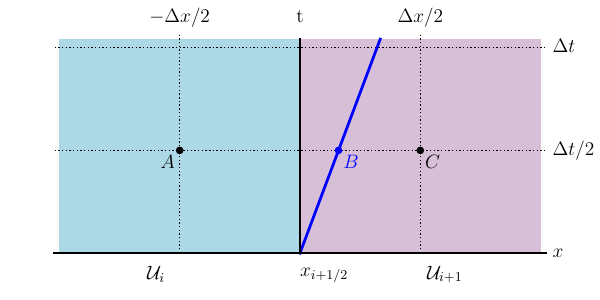

The script that saved this image:
#!/usr/bin/env python3

#-----------------------------------------------------------------
# Create a plot for advection WAF method
#-----------------------------------------------------------------


import numpy as np
from matplotlib import pyplot as plt
import matplotlib
import matplotlib.patches as patches

params = {
    'axes.labelsize': 12,
    'axes.titlesize': 14,
    'font.size': 14,
    'font.family': 'serif',
    'font.serif': 'DejaVu Sans',
    'legend.fontsize': 12,
    'xtick.labelsize': 10,
    'ytick.labelsize': 10,
    'text.usetex': True,
    'figure.subplot.left'    : 0.05,
    'figure.subplot.right'   : 0.95,
    'figure.subplot.bottom'  : 0.12,
    'figure.subplot.top'     : 0.92,
    'figure.subplot.wspace'  : 0.25,
    'figure.subplot.hspace'  : 0.25,
    'figure.dpi' : 200,
    'lines.markersize' : 6,
    'lines.linewidth' : 2.
}

matplotlib.rcParams.update(params)

xmin = -10
xmax = -xmin
dx = (xmax - xmin) * 0.01
ymin = 0
ymax = 10

fig = plt.figure(figsize=(6, 3))
ax = fig.add_subplot(111)
ax.axis("off")

ax.plot([xmin-dx, xmax+dx], [0, 0], 'k', zorder=10) # x axis
ax.plot([0, 0], [ymin, ymax], 'k', zorder=10)       # t axis

ax.plot([xmin-dx, xmax+dx], [4.8, 4.8], 'k', ls=':', lw=1.) # dt/2 line
ax.plot([xmin-dx, xmax+dx], [9.6, 9.6], 'k', ls=':', lw=1.) # dt line
ax.plot([xmax/2, xmax/2], [ymin, ymax+dx], 'k', ls=':', lw=1.) # delta x line
ax.plot([-xmax/2, -xmax/2], [ymin, ymax+dx], 'k', ls=':', lw=1.) # - delta x line




def x_for_ymax(a):
    # get correct x for a straight line given the slope a
    # cut off at [xmin, xmax]
    res = ymax/a
    if res > xmax:
        return xmax
    elif res < xmin:
        return xmin
    else:
        return res


def x_for_y(y, a):
    # get x for given y and slope a
    res = y/a
    return res


# characteristics
ax.plot([0, x_for_ymax(3)], [0, ymax], 'b')
#  ax.plot([0, x_for_ymax(-2.5)], [0, ymax], 'r')


# point A
ax.scatter([xmin/2], [4.8], c='k', s=20, zorder=1e6)
plt.text(xmin/2-0.2, 4.8-0.2, "$A$",
    verticalalignment="top",
    horizontalalignment='right',)

# point B+
ax.scatter([x_for_y(4.8, 3)], [4.8], c='b', s=20, zorder=1e6)
plt.text(x_for_y(4.8, 3)+0.2, 4.8-0.2, "$B$",
    color='b',
    verticalalignment="top",
    horizontalalignment='left',)

#  # point B-
#  ax.scatter([x_for_y(4.8, -2.5)], [4.8], c='r', s=20, zorder=1e6)
#  plt.text(x_for_y(4.8, -2.5)-0.2, 4.8-0.2, "B$^{-}$",
#      color='r',
#      verticalalignment="top",
#      horizontalalignment='right',)

# point C
ax.scatter([xmax/2], [4.8], c='k', s=20, zorder=1e6)
plt.text(xmax/2+0.2, 4.8-0.2, "$C$",
    verticalalignment="top",
    horizontalalignment='left',)

# v > 0 label
#  plt.text(x_for_y(8, 3)+0.5, 8, "$v > 0$",
#      color='b',
#      verticalalignment="top",
#      horizontalalignment='left',)

# v < 0 label
#  plt.text(x_for_y(8, -2.5)+0.5, 8, "$v < 0$",
#      color='r',
#      verticalalignment="top",
#      horizontalalignment='left',)


# origin
plt.text(0, -1, r"$x_{i+1/2}$",
    verticalalignment="center",
    horizontalalignment='left',)
# x label
plt.text(10.5, 0.0, r"$x$",
    verticalalignment="center",
    horizontalalignment='left',)
# t label
plt.text(0, 11, r"t",
    verticalalignment="center",
    horizontalalignment='center',)
# Dt/2
plt.text(10.5, 4.8, r"$\Delta t$/2",
    verticalalignment="center",
    horizontalalignment='left',)
# Dt
plt.text(10.5, 9.6, r"$\Delta t$",
    verticalalignment="center",
    horizontalalignment='left',)
# -Dx/2
plt.text(xmin/2, 11, r"$-\Delta x$/2",
    verticalalignment="center",
    horizontalalignment='center',)
# Dx/2
plt.text(xmax/2, 11, r"$\Delta x$/2",
    verticalalignment="center",
    horizontalalignment='center',)

# U_i
plt.text(-6, -1, r"$\mathcal{U}_{i}$",
    horizontalalignment='center',
    verticalalignment="center",)
# U_i+1
plt.text(6, -1, r"$\mathcal{U}_{i+1}$",
    horizontalalignment='center',
    verticalalignment="center", )

# U_i coloring
ax.add_patch(patches.Rectangle((xmin, ymin), width=(xmax-xmin)/2, height=(ymax-ymin), fill=True, facecolor='lightblue'))
# U_i+1 coloring
ax.add_patch(patches.Rectangle((0, ymin), width=(xmax-xmin)/2, height=(ymax-ymin), fill=True, facecolor='thistle'))


#  plt.show()
plt.savefig("WAF.pdf")
